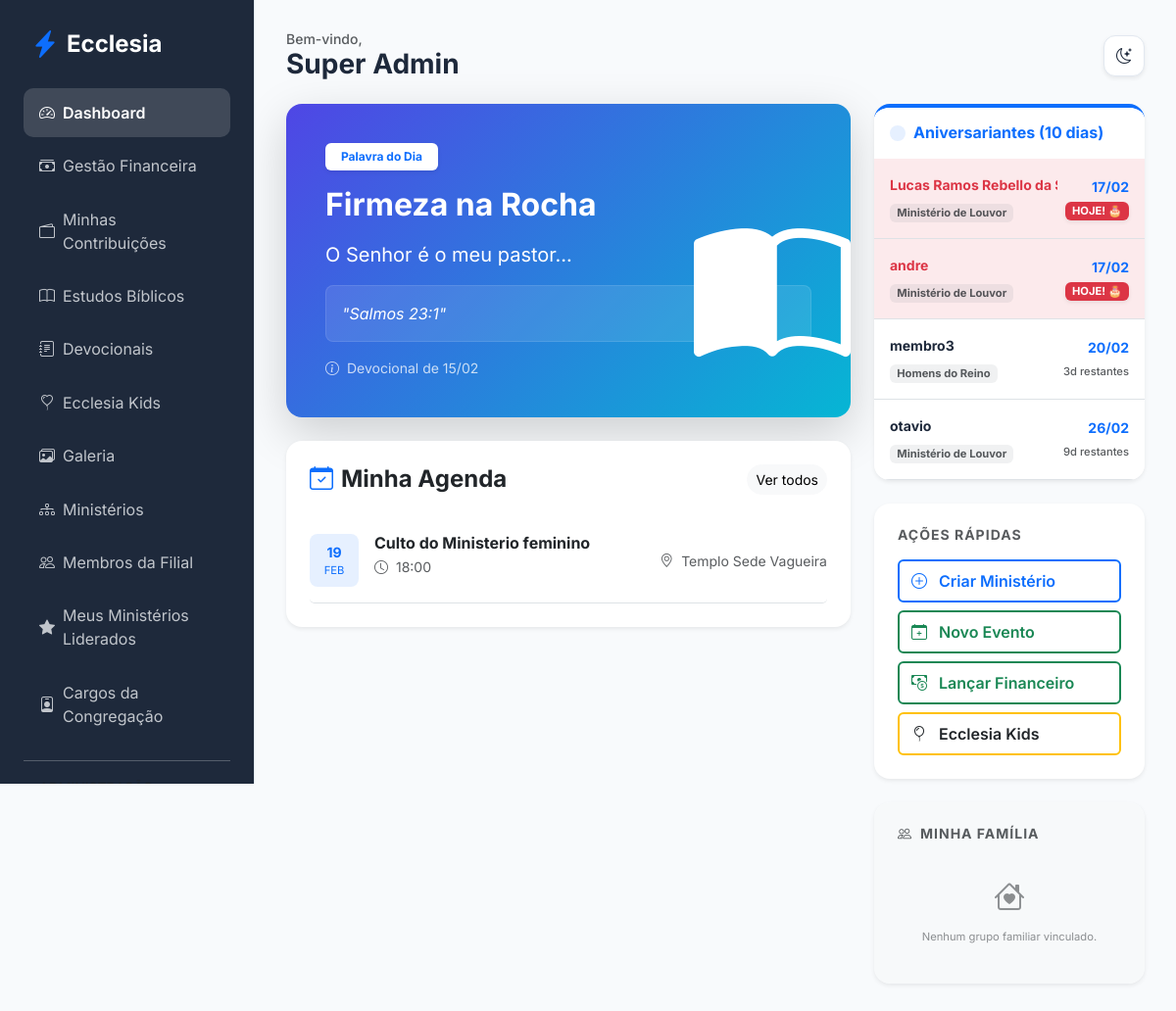
Screenshot of /members/dashboard (signed in) with the database file from the repository.
### app/core/models.py (models this page shows, shortened)
class User(db.Model, UserMixin):
    id = db.Column(db.Integer, primary_key=True)
    name = db.Column(db.String(100), nullable=False)
    email = db.Column(db.String(120), unique=True, nullable=False)
    password_hash = db.Column(db.String(128))
    birth_date = db.Column(db.Date)
    gender = db.Column(db.String(20))
    documents = db.Column(db.String(200)) # Flexível para diferentes países
    address = db.Column(db.Text)
    phone = db.Column(db.String(50))
    profile_photo = db.Column(db.String(255), nullable=True)
    status = db.Column(db.String(20), default='pending') # pending, active, rejected
    is_ministry_leader = db.Column(db.Boolean, default=False)
    church_id = db.Column(db.Integer, db.ForeignKey('church.id'))
    family_id = db.Column(db.Integer, db.ForeignKey('family.id'), nullable=True)
    church_role_id = db.Column(db.Integer, db.ForeignKey('church_role.id'), nullable=True)
    ministries = db.relationship('Ministry', secondary=member_ministries, backref=db.backref('members', lazy='dynamic'))
    can_manage_ministries = db.Column(db.Boolean, default=False)
    can_manage_media = db.Column(db.Boolean, default=False)
    can_publish_devotionals = db.Column(db.Boolean, default=False)
    can_approve_members = db.Column(db.Boolean, default=False)
    can_manage_finance = db.Column(db.Boolean, default=False)
    can_manage_kids = db.Column(db.Boolean, default=False)
    can_manage_events = db.Column(db.Boolean, default=False)

class Devotional(db.Model):
    id = db.Column(db.Integer, primary_key=True)
    title = db.Column(db.String(200))
    content = db.Column(db.Text, nullable=False)
    verse = db.Column(db.String(200))
    date = db.Column(db.Date, default=datetime.utcnow().date)

class Event(db.Model):
    id = db.Column(db.Integer, primary_key=True)
    title = db.Column(db.String(100), nullable=False)
    description = db.Column(db.Text)
    start_time = db.Column(db.DateTime, nullable=False)
    location = db.Column(db.String(200))
    ministry_id = db.Column(db.Integer, db.ForeignKey('ministry.id'), nullable=True)
    church_id = db.Column(db.Integer, db.ForeignKey('church.id'))
    recurrence = db.Column(db.String(20), default='none')

class Ministry(db.Model):
    id = db.Column(db.Integer, primary_key=True)
    name = db.Column(db.String(100), nullable=False)
    description = db.Column(db.Text)
    church_id = db.Column(db.Integer, db.ForeignKey('church.id'))
    leader_id = db.Column(db.Integer, db.ForeignKey('user.id'), nullable=True)
    events = db.relationship('Event', backref='ministry', lazy=True)
    leader = db.relationship('User', foreign_keys=[leader_id])
    transactions = db.relationship('MinistryTransaction', backref='ministry', lazy=True)

### app/modules/members/routes.py (the view)
@members_bp.route('/dashboard')
@login_required
def dashboard():
    latest_devotional = Devotional.query.order_by(Devotional.date.desc()).first()
    recent_studies = Study.query.order_by(Study.created_at.desc()).limit(3).all()
    ministry_ids = [m.id for m in current_user.ministries]
    personal_agenda = Event.query.filter(
        (Event.church_id == current_user.church_id) &
        ((Event.ministry_id == None) | (Event.ministry_id.in_(ministry_ids)))
    ).order_by(Event.start_time.asc()).all()
    is_global_admin = current_user.church_role and current_user.church_role.name == 'Administrador Global'
    is_pastor = current_user.church_role and current_user.church_role.name == 'Pastor Líder'
    led_ministries_list = [m for m in current_user.ministries if m.leader_id == current_user.id]
    is_ministry_leader = len(led_ministries_list) > 0
    is_authorized_for_alerts = is_global_admin or is_pastor or is_ministry_leader
    pending_members = []
    if current_user.can_approve_members or is_global_admin or is_pastor:
        if is_global_admin:
            pending_members = User.query.filter_by(status='pending').all()
        else:
            from sqlalchemy import or_
            pending_members = User.query.filter(
                (User.status == 'pending') &
                (or_(User.church_id == current_user.church_id, User.church_id == None))
            ).all()
    birthday_alerts = []
    if is_authorized_for_alerts:
        from datetime import timedelta
        today = datetime.now().date()
        future_limit = today + timedelta(days=10)
        if is_global_admin or is_pastor:
            target_ministries = Ministry.query.filter_by(church_id=current_user.church_id).all()
        else:
            target_ministries = led_ministries_list
        if target_ministries:
            seen_members = set()
            for ministry in target_ministries:
                for member in ministry.members:
                    if member.birth_date and member.id not in seen_members:
                        try:
                            bday_this_year = member.birth_date.replace(year=today.year)
                        except ValueError:
                            bday_this_year = member.birth_date.replace(year=today.year, day=28)
                        if bday_this_year < today:
                            try:
                                bday_this_year = bday_this_year.replace(year=today.year + 1)
                            except ValueError:
                                bday_this_year = bday_this_year.replace(year=today.year + 1, day=28)
                        if today <= bday_this_year <= future_limit:
                            days_until = (bday_this_year - today).days
                            birthday_alerts.append({
                                'name': member.name,
                                'day': member.birth_date.day,
                                'month': member.birth_date.strftime('%m'),
                                'ministry': ministry.name,
                                'is_today': days_until == 0,
                                'days_until': days_until
                            })
                            seen_members.add(member.id)
            birthday_alerts.sort(key=lambda x: x['days_until'])
    return render_template('members/dashboard.html',
                           devotional=latest_devotional,
                           studies=recent_studies,
                           agenda=personal_agenda,
                           pending_members=pending_members,
                           birthday_alerts=birthday_alerts,
                           datetime=datetime)

### app/templates/members/dashboard.html (shortened to what this page needs)
{% extends "base.html" %}
{% block content %}
<div class="row g-4">
    <div class="col-lg-8">
        <div class="card devotional-card border-0 p-4 mb-4 shadow-lg overflow-hidden position-relative">
            <div class="card-body position-relative z-1">
                <span class="badge bg-white text-primary px-3 py-2 mb-3 shadow-sm">Palavra do Dia</span>
                {% if devotional %}
                    <h2 class="fw-bold mb-3 text-white">{{ devotional.title }}</h2>
                    <div class="fs-5 text-white opacity-95 mb-3">{{ devotional.content | safe }}</div>
                    {% if devotional.verse %}
                    <div class="p-3 bg-white bg-opacity-10 rounded-3 border border-white border-opacity-10">
                        <p class="fst-italic mb-0 text-white">"{{ devotional.verse }}"</p>
                    </div>
                    {% endif %}
                    {% if devotional.date != datetime.utcnow().date() %}
                    <div class="mt-3 small text-white opacity-75">
                        <i class="bi bi-info-circle me-1"></i> Devocional de {{ devotional.date.strftime('%d/%m') }}
                    </div>
                    {% endif %}
                {% else %}
                    <h2 class="fw-bold mb-3 text-white">Bem-vindo ao Ecclesia Master</h2>
                    <p class="fs-5 text-white opacity-90">"Tudo o que fizerem, façam de todo o coração, como para o Senhor."</p>
                {% endif %}
            </div>
            <div class="position-absolute bottom-0 end-0 opacity-10 mb-n4 me-n4">
                <i class="bi bi-book-half" style="font-size: 10rem;"></i>
            </div>
        </div>
        <div class="card border-0 shadow-sm p-4 rounded-4">
            <div class="d-flex justify-content-between align-items-center mb-4">
                <h4 class="fw-bold mb-0"><i class="bi bi-calendar-check me-2 text-primary"></i>Minha Agenda</h4>
                <a href="{{ url_for('members.list_ministries') }}" class="btn btn-light btn-sm rounded-pill">Ver todos</a>
            </div>
            <div class="list-group list-group-flush">
                {% for event in agenda %}
                <div class="list-group-item px-0 py-3 border-0 border-bottom">
                    <div class="d-flex justify-content-between align-items-center">
                        <div class="d-flex align-items-start">
                            <div class="bg-primary bg-opacity-10 text-primary p-2 rounded-3 me-3 text-center" style="min-width: 50px;">
                                <div class="fw-bold small">{{ event.start_time.strftime('%d') }}</div>
                                <div class="extra-small text-uppercase">{{ event.start_time.strftime('%b') }}</div>
                            </div>
                            <div>
                                <h6 class="fw-bold mb-1">{{ event.title }}</h6>
                                <div class="d-flex gap-2 align-items-center">
                                    <small class="text-muted"><i class="bi bi-clock me-1"></i> {{ event.start_time.strftime('%H:%M') }}</small>
                                </div>
                            </div>
                        </div>
                        <div class="text-end d-none d-sm-block">
                            <small class="text-muted"><i class="bi bi-geo-alt me-1"></i> {{ event.location }}</small>
                        </div>
                    </div>
                </div>
                {% else %}
                <div class="text-center py-4">
                    <i class="bi bi-calendar-x text-muted fs-1 opacity-25"></i>
                    <p class="text-muted mt-2">Nenhum evento agendado para os próximos dias.</p>
                </div>
                {% endfor %}
            </div>
        </div>
    </div>
    <div class="col-lg-4">
        {% if birthday_alerts %}
        <div class="card border-0 shadow-sm rounded-4 mb-4 overflow-hidden border-top border-primary border-4">
            <div class="card-header bg-white border-0 py-3 d-flex align-items-center">
                <div class="bg-primary bg-opacity-10 p-2 rounded-3 me-2">
                </div>
                <h6 class="fw-bold mb-0 text-primary">Aniversariantes (10 dias)</h6>
            </div>
            <div class="card-body p-0">
                <div class="list-group list-group-flush">
                    {% for alert in birthday_alerts %}
                    <div class="list-group-item border-0 border-bottom px-3 py-3 {{ 'bg-danger bg-opacity-10' if alert.is_today else '' }}">
                        <div class="d-flex justify-content-between align-items-center">
                            <div class="text-truncate" style="max-width: 70%;">
                                <span class="fw-bold small d-block mb-1 {{ 'text-danger' if alert.is_today else 'text-main' }}">{{ alert.name }}</span>
                                <span class="badge bg-secondary bg-opacity-10 text-muted extra-small">{{ alert.ministry }}</span>
                            </div>
                            <div class="text-end">
                                <span class="fw-bold text-primary small d-block">{{ alert.day }}/{{ alert.month }}</span>
                                {% if alert.is_today %}
                                <span class="badge bg-danger extra-small pulse shadow-sm mt-1">HOJE! 🎂</span>
                                {% else %}
                                <span class="extra-small text-muted fw-medium">{{ alert.days_until }}d restantes</span>
                                {% endif %}
                            </div>
                        </div>
                    </div>
                    {% endfor %}
                </div>
            </div>
        </div>
        {% endif %}
        <div class="card border-0 shadow-sm p-4 mb-4 rounded-4">
            <h6 class="fw-bold mb-3 text-muted text-uppercase small letter-spacing-1">Ações Rápidas</h6>
            <div class="d-grid gap-2">
                {% if current_user.can_manage_ministries %}
                <a href="{{ url_for('members.add_ministry') }}" class="btn btn-outline-primary text-start border-2 fw-semibold py-2">
                    <i class="bi bi-plus-circle me-2"></i> Criar Ministério
                </a>
                {% endif %}
                {% if current_user.can_manage_events or current_user.can_manage_ministries %}
                <a href="{{ url_for('members.add_general_event') }}" class="btn btn-outline-success text-start border-2 fw-semibold py-2">
                    <i class="bi bi-calendar-plus me-2"></i> Novo Evento
                </a>
                {% endif %}
                {% if current_user.can_manage_finance %}
                <a href="{{ url_for('finance.add_transaction') }}" class="btn btn-outline-success text-start border-2 fw-semibold py-2">
                    <i class="bi bi-cash-coin me-2"></i> Lançar Financeiro
                </a>
                {% endif %}
                <a href="{{ url_for('edification.kids') }}" class="btn btn-outline-warning text-start border-2 fw-semibold py-2 text-dark">
                    <i class="bi bi-balloon me-2"></i> Ecclesia Kids
                </a>
            </div>
        </div>
        <div class="card border-0 shadow-sm p-4 rounded-4 bg-light bg-opacity-50">
            <h6 class="fw-bold mb-3 text-muted text-uppercase small letter-spacing-1"><i class="bi bi-people me-2"></i>Minha Família</h6>
            {% if current_user.family_group %}
                <div class="d-flex flex-wrap gap-2">
                    {% for member in current_user.family_group.users %}
                    <div class="bg-white border rounded-pill px-3 py-1 small shadow-xs">
                        <i class="bi bi-person-circle text-primary me-1"></i> {{ member.name.split(' ')[0] }}
                    </div>
                    {% endfor %}
                </div>
            {% else %}
                <div class="text-center py-3 opacity-50">
                    <i class="bi bi-house-heart fs-2"></i>
                    <p class="extra-small mt-2 mb-0">Nenhum grupo familiar vinculado.</p>
                </div>
            {% endif %}
        </div>
    </div>
</div>
{% endblock %}

### app/templates/base.html (shortened to what this page needs)
<!DOCTYPE html>
<html lang="pt-BR">
<head>
    <link href="https://cdn.jsdelivr.net/npm/bootstrap@5.3.0/dist/css/bootstrap.min.css" rel="stylesheet">
    <link href="https://cdn.jsdelivr.net/npm/bootstrap-icons@1.10.0/font/bootstrap-icons.css" rel="stylesheet">
    <link rel="stylesheet" href="{{ url_for('static', filename='css/premium.css') }}">
</head>
<body>
    {% if current_user.is_authenticated %}
    <div class="sidebar d-none d-lg-block">
        <div class="d-flex align-items-center mb-4 px-2">
            <i class="bi bi-lightning-charge-fill text-primary fs-3 me-2"></i>
            <h4 class="mb-0 fw-bold text-white">Ecclesia</h4>
        </div>
        {% include 'includes/_nav_links.html' %}
    </div>
    {% endif %}
    <div class="main-content {{ 'mx-auto' if not current_user.is_authenticated }}">
        {% if current_user.is_authenticated %}
        <header class="d-flex justify-content-between align-items-center mb-4 d-none d-lg-flex">
            <div>
                <h5 class="text-muted mb-0 small">Bem-vindo,</h5>
                <h3 class="fw-bold mb-0">{{ current_user.name }}</h3>
            </div>
            <div class="theme-toggle shadow-sm" onclick="toggleTheme()">
                <i class="bi bi-moon-stars" id="theme-icon"></i>
            </div>
        </header>
        {% endif %}
        {% block content %}{% endblock %}
    </div>
</body>
</html>

### rows the page displays
User: name "Super Admin"
Devotional: title "Firmeza na Rocha", content "O Senhor é o meu pastor...", verse "Salmos 23:1", date "15/02"
Event: start_time "19", start_time "FEB", title "Culto do Ministerio feminino", start_time "18:00", location "Templo Sede Vagueira"
User: name "Lucas Ramos Rebello d…"
Ministry: ministry "Ministério de Louvor" "Ministério de Louvor" "Ministério de Louvor"
User: name "andre"
User: name "membro3"
Ministry: ministry "Homens do Reino"
User: name "otavio"

### other values shown
{{ alert.day }} "17" "17" "20" "26"
{{ alert.month }} "02" "02" "02" "02"
{{ alert.days_until }} "3" "9"
